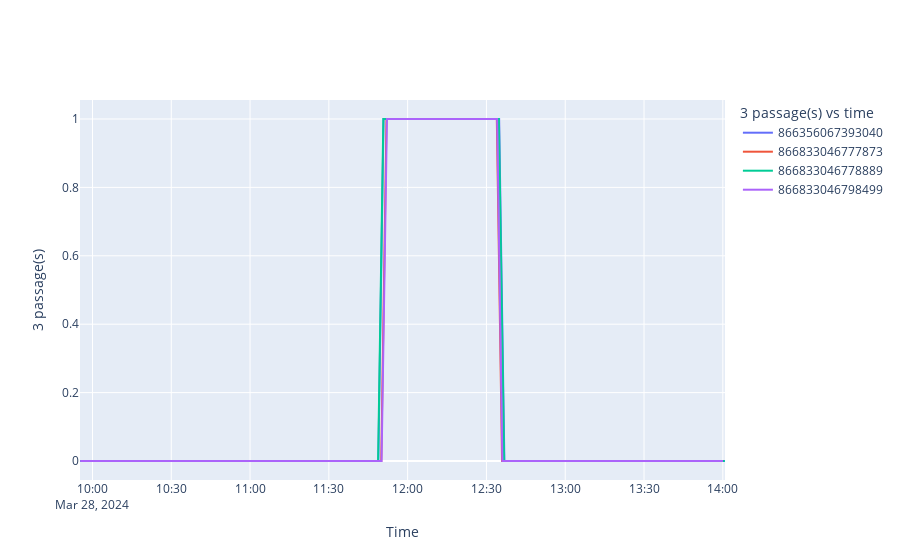

Write notebook code for a chart like this one.
### Code cell
graphe_capteurs(indicateur="3 passage(s)",df=df_capteur_entreprise)
